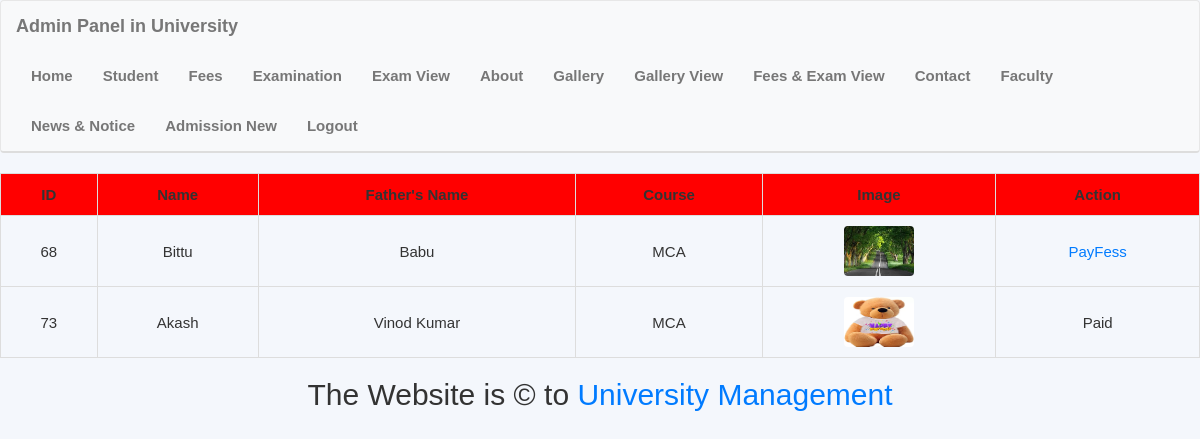
Page /_admin/student_fees.php (signed in) on the committed database.
### tables this page shows
CREATE TABLE `student` (
  `st_id` int(11) NOT NULL,
  `st_name` varchar(200) NOT NULL,
  `st_fathername` varchar(200) NOT NULL,
  `st_gen` varchar(200) NOT NULL,
  `st_phone` varchar(200) NOT NULL,
  `st_course` varchar(200) NOT NULL,
  `st_city` varchar(200) NOT NULL,
  `st_state` varchar(200) NOT NULL,
  `st_country` varchar(200) NOT NULL,
  `st_pincode` varchar(200) NOT NULL,
  `st_email` varchar(200) NOT NULL,
  `st_dob` varchar(200) NOT NULL,
  `st_doj` varchar(200) NOT NULL,
  `st_image` varchar(200) NOT NULL,
  `st_address` varchar(200) NOT NULL,
  `st_qualification` varchar(200) NOT NULL,
  `st_address2` varchar(200) NOT NULL
);

CREATE TABLE `course` (
  `course_id` int(10) NOT NULL,
  `course_name` varchar(100) NOT NULL,
  `course_fess` varchar(10) NOT NULL
);

### _admin/includes/function.php (called while the page is built, shortened)
<?php include("db_connect.php"); ?>
<?php
function get_single_value($table, $col_id, $col_name, $sel)
{
    global $con;
    $sql = "select $col_name from $table where $col_id=$sel";
    $rs = mysqli_query($con, $sql) or die(mysqli_error($con));
    $data = mysqli_fetch_assoc($rs);
    return $data[$col_name];
}
?>

### _admin/student_fees.php (the view, shortened to what this page needs)
<?php
    include_once("includes/header.php");
 ?>
<form action="lib/student.php" name="student_view" id="student_view" method="post">
    <table width="95%" align="center" border="1">
        <tr align="center" class="student_heading">
            <th>ID</th>
            <th>Name</th>
            <th>Father's Name</th>
            <th>Course</th>
            <th>Image</th>
            <th>Action</th>
        </tr>
        <tbody class="student_view">
            <?php
            global $con;
            $sql = "SELECT * FROM student";
            $rs = mysqli_query($con, $sql) or die(mysqli_error($con));
            while ($data = mysqli_fetch_assoc($rs)) {
                $sql2 = "SELECT * FROM fees WHERE st_id='{$data['st_id']}' ORDER BY fs_id DESC LIMIT 1";
                $rs2 = mysqli_query($con, $sql2);
                $data2 = mysqli_fetch_assoc($rs2);
                ?>
                <tr align="center">
                    <td><?= $data['st_id'] ?></td>
                    <td><?= $data['st_name'] ?></td>
                    <td><?= $data['st_fathername'] ?></td>
                    <td><?= get_single_value("course", "course_id", "course_name", $data['st_course']); ?></td>
                    <td><img src="uploads/<?= $data['st_image'] ?>" height="50" width="70" border="1" /></td>
                    <td>
                        <?php
                        if (isset($data2['balance']) && $data2['balance'] == 0) {
                            $sql = "select * from exam where exam_course = '$data[st_course]'";
                            $rs1 = mysqli_query($con, $sql) or die(mysqli_error($con));
                            if (mysqli_num_rows($rs1))
                                echo 'Paid';
                        } else {
                            echo '<a href="payment.php?st_id=' . $data['st_id'] . '">PayFess</a>';
                        }
                        ?>
                    </td>
                </tr>
            <?php } ?>
        </tbody>
    </table>
</form>
<?php include_once('includes/footer.php'); ?>

### _admin/includes/header.php (style rules this page uses)
body { background-color: #f4f7fc; font-family: 'Arial', sans-serif; font-size: 15px; margin: 0; padding: 0; }

### _admin/student_fees.php (style rules this page uses)
table { width: 100%; border-collapse: collapse; margin: 10px 0; }
table td, table th { padding: 10px; text-align: center; border: 1px solid #ddd; }
table th { background-color: red ; font-weight: bold; }
table img { width: 70px; height: 50px; border-radius: 4px; }
a { color: #007BFF; text-decoration: none; }

### rows in the picture
student: st_id "68", st_name "Bittu", st_fathername "Babu", st_course.course_name "MCA", st_image (picture)
student: st_id "73", st_name "Akash", st_fathername "Vinod Kumar", st_course.course_name "MCA", st_image (picture), shows "Paid"
